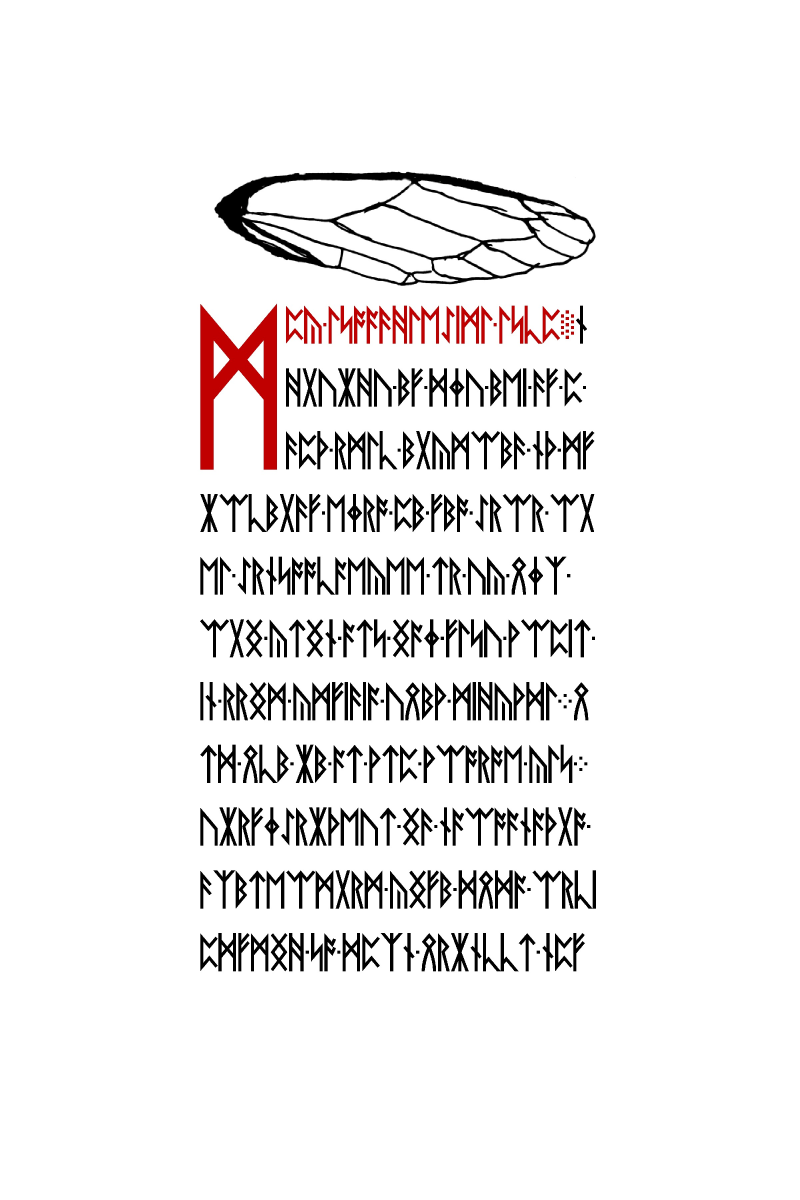
#> input picture resources/liber-primus/44.jpg, 2400 x 3600 px (shown at 1/3 size)
$ python lp2_p27_wing_venation_cells_sft.py
#> lines starting #> are read from the running program, lines starting #| are printed output that depends on the picture
"""Inspect the source-visible enclosed cells in LP2 page 27's wing.

Original input: resources/liber-primus/44.jpg (2400x3600).
This is an image-topology fingerprint, not a ciphertext decoder.
Run: python sims/lp2_p27_wing_venation_cells_sft.py
Dependencies: opencv-python, numpy, scipy.
"""
from __future__ import annotations

import json
from pathlib import Path

import cv2
import numpy as np
from scipy.spatial import cKDTree

ROOT = Path(__file__).resolve().parent.parent
SOURCE = ROOT / "resources" / "liber-primus" / "44.jpg"
X0, Y0, X1, Y1 = 520, 450, 1940, 930
THRESHOLDS = (80, 120, 160, 200, 235)
MIN_AREA = 500


def label_cells(gray: np.ndarray, threshold: int) -> tuple[np.ndarray, list[int]]:
    """Label white enclosed components in the padded original wing crop."""
    height, width = gray.shape
    n, labels, stats, centroids = cv2.connectedComponentsWithStats(
        np.uint8(gray > threshold), connectivity=8
    )
    cells = [i for i in range(1, n)
             if stats[i, cv2.CC_STAT_AREA] >= MIN_AREA
             and stats[i, cv2.CC_STAT_LEFT] > 0
             and stats[i, cv2.CC_STAT_TOP] > 0
             and stats[i, cv2.CC_STAT_LEFT] + stats[i, cv2.CC_STAT_WIDTH] < width
             and stats[i, cv2.CC_STAT_TOP] + stats[i, cv2.CC_STAT_HEIGHT] < height]
    cells.sort(key=lambda i: (centroids[i, 0], centroids[i, 1]))
    return labels, cells


def enclosed_cells(gray: np.ndarray, threshold: int) -> list[dict[str, int]]:
    """Coordinates and areas of left-to-right enclosed bright faces."""
    labels, cells = label_cells(gray, threshold)
    result = []
    for index in cells:
        y, x = np.where(labels == index)
        result.append({
            "centroid_x": int(round(np.mean(x) + X0)),
            "centroid_y": int(round(np.mean(y) + Y0)),
            "area_pixels": int(len(y)),
        })
    return result


def adjacency_edges(gray: np.ndarray, threshold: int) -> list[list[int]]:
    """Face graph using 30-pixel reciprocal contact along 25 contour pixels.

    Face numbers are the left-to-right ordering, starting from 1.
    This is a documented raster-proximity graph, not a taxonomy classification.
    """
    labels, cells = label_cells(gray, threshold)
    contours = []
    for i in cells:
        boundary, _ = cv2.findContours(
            np.uint8(labels == i), cv2.RETR_EXTERNAL, cv2.CHAIN_APPROX_NONE
        )
        contours.append(np.concatenate([b[:, 0, :] for b in boundary], axis=0))
    edges = []
    for i in range(len(cells)):
        for j in range(i + 1, len(cells)):
            left, right = contours[i], contours[j]
            d1 = cKDTree(left).query(right, k=1)[0]
            d2 = cKDTree(right).query(left, k=1)[0]
            contact = min(np.count_nonzero(d1 <= 30), np.count_nonzero(d2 <= 30))
            if contact >= 25:
                edges.append([i + 1, j + 1])
    return edges


def main() -> None:
    source = cv2.imread(str(SOURCE), cv2.IMREAD_GRAYSCALE)
#> source: shape (3600, 2400); min 0, max 255, mean 238
    assert source is not None and source.shape == (3600, 2400)
    wing = source[Y0:Y1, X0:X1]
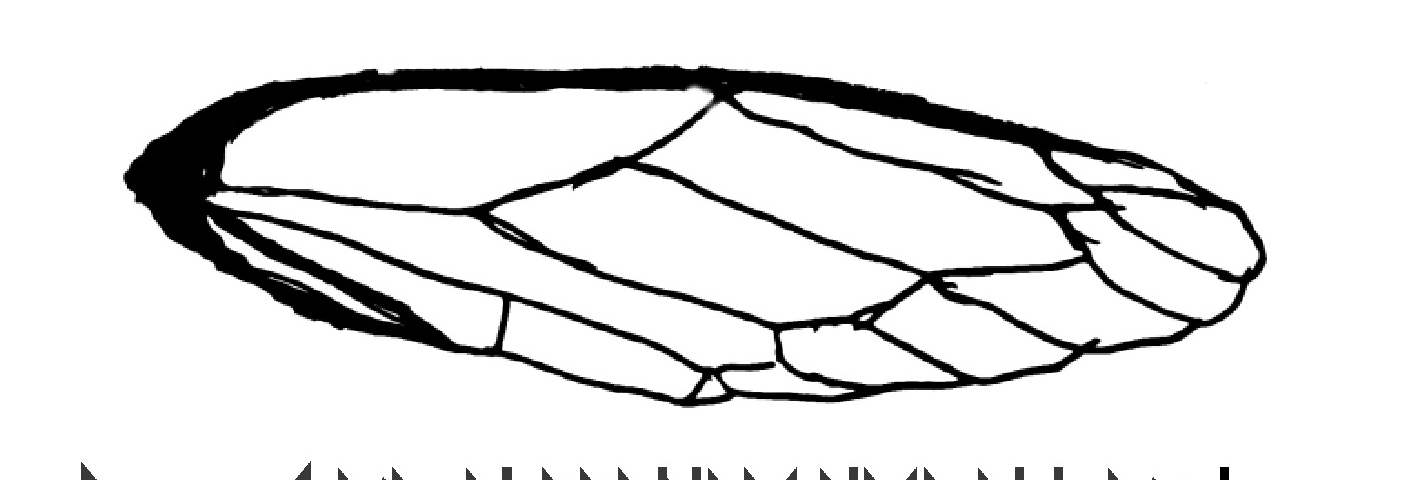
#> wing: shape (480, 1420); min 0, max 255, mean 226
    rows = {str(t): enclosed_cells(wing, t) for t in THRESHOLDS}
#> in label_cells, `n, labels, stats, centroids = cv2.connectedComponentsWithStats( np.uin..`:
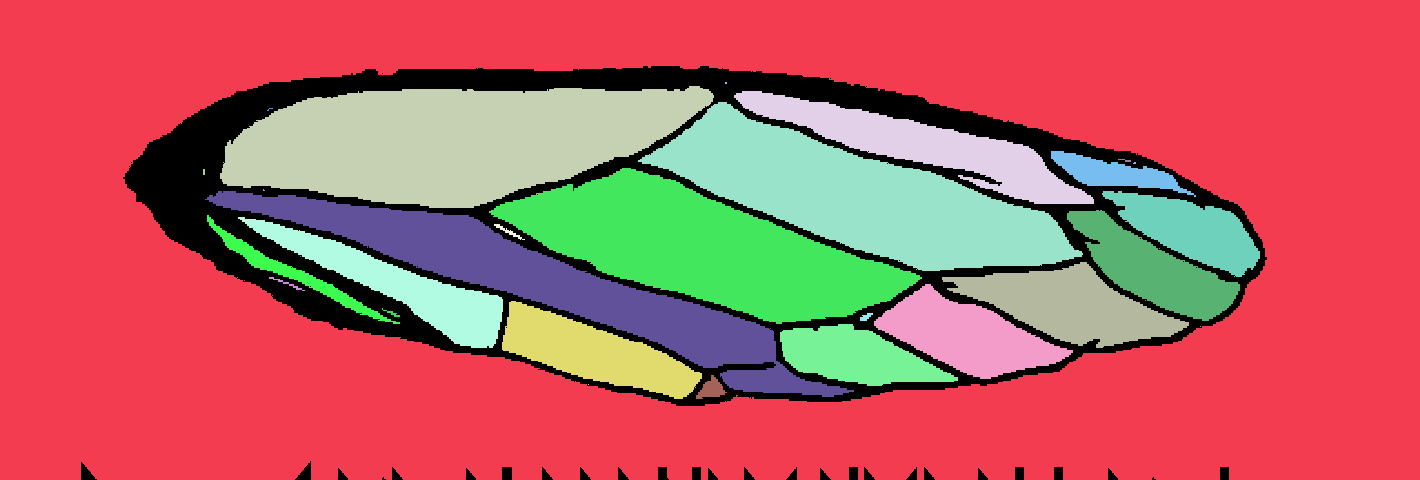
#> labels: shape (480, 1420) int32; 34 distinct labels, from 0 to 33; one colour per label, 0 black
#> in label_cells, `n, labels, stats, centroids = cv2.connectedComponentsWithStats( np.uin..`: n = 34; stats = 34 rows, first 6: [81, 66, 1186, 414, 74080], [0, 0, 1420, 480, 395997], [725, 82, 2, 2, 4], [220, 86, 494, 122, 41702], [734, 91, 360, 113, 12544], [638, 102, 445, 169, 32746]; centroids = 34 pairs, first value 203.5 to 1200, second value 82.5 to 388.8
#> in label_cells, `cells = [i for i in range(1, n) if stats[i, cv2.CC_STAT_AREA] >= MIN_A..`: cells = [3, 4, 5, 8, 12, 14, 15, 16, 17, 18, 22, 25, 26, 30]
#> in enclosed_cells, `labels, cells = label_cells(gray, threshold)`: cells = [17, 18, 3, 14, 26, 12, 30, 5, 4, 25, 22, 8, 16, 15]
#> the loop in enclosed_cells, `for index in cells:` made 14 passes
#> index on passes 1, 2, 4, 5, 6, 7, 8, 9, 10, 11, 12, 13: 17, 18, 14, 26, 12, 30, 5, 4, 25, 22, 8, 16
#> after the loop in enclosed_cells, `for index in cells:`: result = 14 items
#> call 2 of label_cells, with threshold = 120
#> in label_cells (call 2), `n, labels, stats, centroids = cv2.connectedComponentsWithStats( np.uin..`:
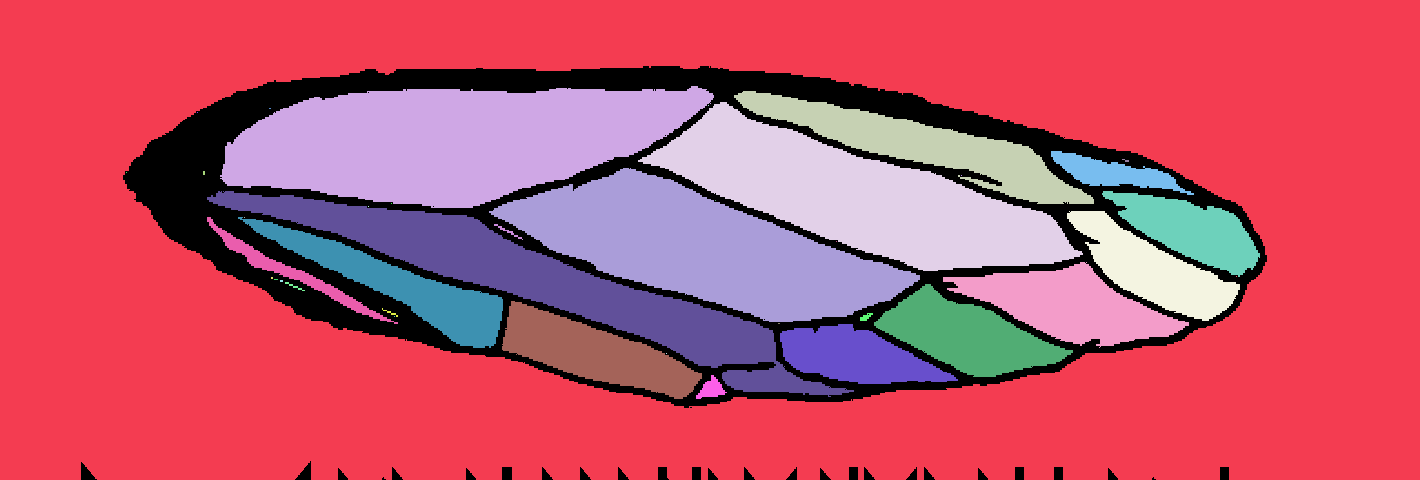
#> labels: shape (480, 1420) int32; 40 distinct labels, from 0 to 39; one colour per label, 0 black
#> in label_cells (call 2), `n, labels, stats, centroids = cv2.connectedComponentsWithStats( np.uin..`: n = 40; stats = 40 rows, first 6: [81, 66, 1186, 414, 77469], [0, 0, 1420, 480, 395348], [220, 86, 494, 122, 41355], [734, 91, 360, 113, 12293], [638, 102, 445, 169, 32495], [708, 105, 1, 1, 1]; centroids = 40 pairs, first value 126 to 1236, second value 105 to 388.7
#> in label_cells (call 2), `cells = [i for i in range(1, n) if stats[i, cv2.CC_STAT_AREA] >= MIN_A..`: cells = [2, 3, 4, 8, 10, 14, 15, 19, 20, 21, 25, 31, 32, 37]
#> the loop in enclosed_cells (call 2), `for index in cells:` made 14 passes
#> index on passes 1, 2, 4, 5, 6, 7, 8, 9, 10, 11, 12, 13: 20, 21, 14, 32, 10, 37, 4, 3, 31, 25, 8, 19
#> call 3 of label_cells, with threshold = 160
#> in label_cells (call 3), `n, labels, stats, centroids = cv2.connectedComponentsWithStats( np.uin..`:
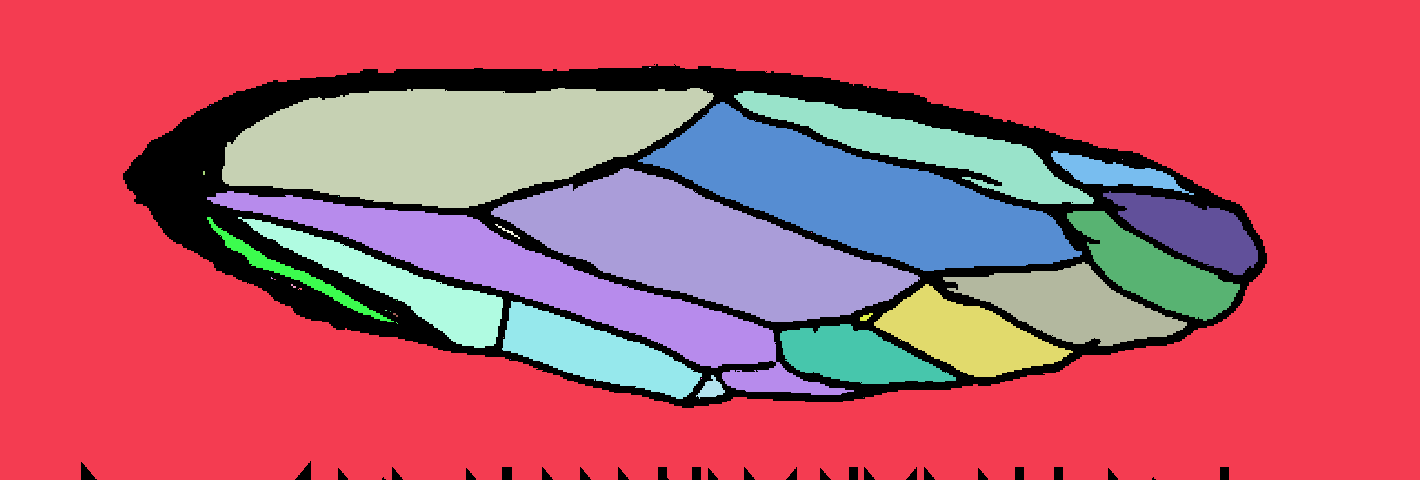
#> labels: shape (480, 1420) int32; 41 distinct labels, from 0 to 40; one colour per label, 0 black
#> in label_cells (call 3), `n, labels, stats, centroids = cv2.connectedComponentsWithStats( np.uin..`: n = 41; stats = 41 rows, first 6: [81, 64, 1186, 416, 80934], [0, 0, 1420, 480, 394673], [649, 67, 2, 1, 2], [222, 88, 492, 120, 41050], [708, 91, 1, 1, 1], [734, 91, 360, 113, 12074]; centroids = 41 pairs, first value 203.5 to 1190.6, second value 67 to 397
#> in label_cells (call 3), `cells = [i for i in range(1, n) if stats[i, cv2.CC_STAT_AREA] >= MIN_A..`: cells = [3, 5, 6, 8, 10, 13, 14, 16, 17, 18, 22, 26, 29, 35]
#> call 4 of label_cells, with threshold = 200
#> in label_cells (call 4), `n, labels, stats, centroids = cv2.connectedComponentsWithStats( np.uin..`:
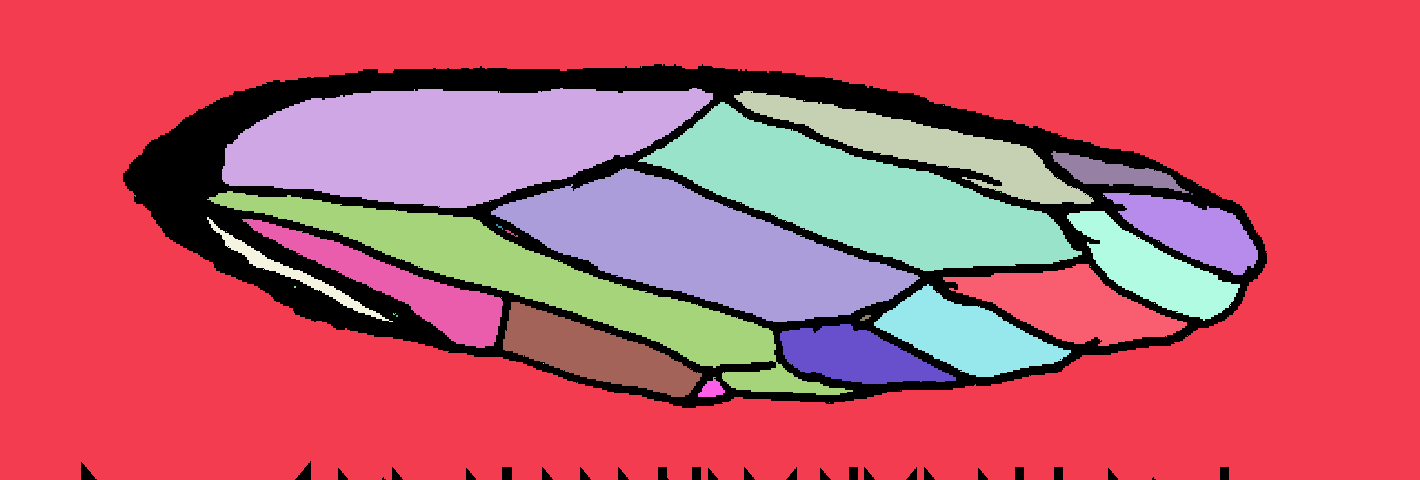
#> labels: shape (480, 1420) int32; 42 distinct labels, from 0 to 41; one colour per label, 0 black
#> in label_cells (call 4), `n, labels, stats, centroids = cv2.connectedComponentsWithStats( np.uin..`: n = 42; stats = 42 rows, first 6: [81, 64, 1186, 416, 84438], [0, 0, 1420, 480, 393886], [222, 88, 491, 120, 40780], [734, 91, 360, 113, 11831], [804, 100, 1, 1, 1], [638, 102, 444, 169, 31945]; centroids = 42 pairs, first value 206 to 1191.5, second value 100 to 402
#> in label_cells (call 4), `cells = [i for i in range(1, n) if stats[i, cv2.CC_STAT_AREA] >= MIN_A..`: cells = [2, 3, 5, 9, 10, 11, 13, 18, 19, 20, 27, 29, 32, 37]
#> in label_cells (call 5), `n, labels, stats, centroids = cv2.connectedComponentsWithStats( np.uin..`:
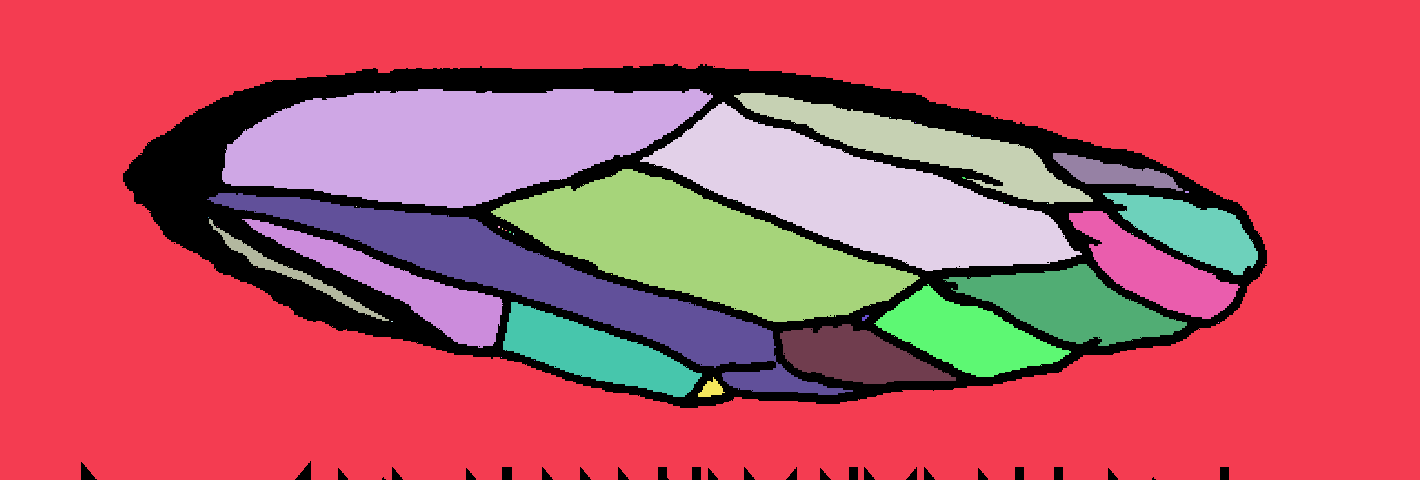
#> labels: shape (480, 1420) int32; 44 distinct labels, from 0 to 43; one colour per label, 0 black
#> in label_cells (call 5), `n, labels, stats, centroids = cv2.connectedComponentsWithStats( np.uin..`: n = 44; stats = 44 rows, first 6: [81, 64, 1186, 416, 88577], [0, 0, 1420, 480, 393075], [222, 89, 491, 119, 40404], [734, 93, 359, 111, 11451], [640, 102, 442, 169, 31603], [890, 117, 1, 1, 1]; centroids = 44 pairs, first value 208 to 1218, second value 117 to 388.9
#> in label_cells (call 5), `cells = [i for i in range(1, n) if stats[i, cv2.CC_STAT_AREA] >= MIN_A..`: cells = [2, 3, 4, 9, 11, 14, 15, 20, 22, 23, 31, 34, 35, 40]
#> rows = 5 items
    counts = {t: len(cells) for t, cells in rows.items()}
#> counts = {'80': 14, '120': 14, '160': 14, '200': 14, '235': 14}
    assert all(n == 14 for n in counts.values()), counts
    graphs = {str(t): adjacency_edges(wing, t) for t in THRESHOLDS}
#> in label_cells (call 6), `n, labels, stats, centroids = cv2.connectedComponentsWithStats( np.uin..`: n = 34; stats = 34 rows, first 6: [81, 66, 1186, 414, 74080], [0, 0, 1420, 480, 395997], [725, 82, 2, 2, 4], [220, 86, 494, 122, 41702], [734, 91, 360, 113, 12544], [638, 102, 445, 169, 32746]; centroids = 34 pairs, first value 203.5 to 1200, second value 82.5 to 388.8
#> in adjacency_edges, `labels, cells = label_cells(gray, threshold)`: cells = [17, 18, 3, 14, 26, 12, 30, 5, 4, 25, 22, 8, 16, 15]
#> the loop in adjacency_edges, `for i in cells:` made 14 passes
#> after the loop in adjacency_edges, `for i in cells:`: contours = 14 items
#> the loop in adjacency_edges, `for i in range(len(cells)):` made 14 passes
#> after the loop in adjacency_edges, `for i in range(len(cells)):`: edges = 26 pairs, first value 1 to 13, second value 2 to 14
#> in label_cells (call 7), `n, labels, stats, centroids = cv2.connectedComponentsWithStats( np.uin..`: n = 40; stats = 40 rows, first 6: [81, 66, 1186, 414, 77469], [0, 0, 1420, 480, 395348], [220, 86, 494, 122, 41355], [734, 91, 360, 113, 12293], [638, 102, 445, 169, 32495], [708, 105, 1, 1, 1]; centroids = 40 pairs, first value 126 to 1236, second value 105 to 388.7
#> the loop in adjacency_edges (call 2), `for i in cells:` made 14 passes
#> the loop in adjacency_edges (call 2), `for i in range(len(cells)):` made 14 passes
#> in label_cells (call 8), `n, labels, stats, centroids = cv2.connectedComponentsWithStats( np.uin..`: n = 41; stats = 41 rows, first 6: [81, 64, 1186, 416, 80934], [0, 0, 1420, 480, 394673], [649, 67, 2, 1, 2], [222, 88, 492, 120, 41050], [708, 91, 1, 1, 1], [734, 91, 360, 113, 12074]; centroids = 41 pairs, first value 203.5 to 1190.6, second value 67 to 397
#> in label_cells (call 9), `n, labels, stats, centroids = cv2.connectedComponentsWithStats( np.uin..`: n = 42; stats = 42 rows, first 6: [81, 64, 1186, 416, 84438], [0, 0, 1420, 480, 393886], [222, 88, 491, 120, 40780], [734, 91, 360, 113, 11831], [804, 100, 1, 1, 1], [638, 102, 444, 169, 31945]; centroids = 42 pairs, first value 206 to 1191.5, second value 100 to 402
#> in label_cells (call 10), `n, labels, stats, centroids = cv2.connectedComponentsWithStats( np.uin..`: n = 44; stats = 44 rows, first 6: [81, 64, 1186, 416, 88577], [0, 0, 1420, 480, 393075], [222, 89, 491, 119, 40404], [734, 93, 359, 111, 11451], [640, 102, 442, 169, 31603], [890, 117, 1, 1, 1]; centroids = 44 pairs, first value 208 to 1218, second value 117 to 388.9
#> graphs = 5 items
    assert len(graphs["160"]) == 26
    assert all(graph == graphs["160"] for graph in graphs.values())
    fixed = rows["160"]
#> fixed = 14 items
    assert fixed[0]["centroid_x"] == 812
    assert fixed[-1]["centroid_x"] == 1711
    print(json.dumps({
        "source": str(SOURCE.relative_to(ROOT)),
        "crop_xyxy": [X0, Y0, X1, Y1],
        "enclosure": "8-connected white >threshold, area>=500, exclude crop-edge",
        "counts_by_threshold": counts,
        "faces_at_threshold160": fixed,
        "contact": "within30px for >=25 contour points in both directions",
        "adjacency_edge_counts": {t: len(g) for t, g in graphs.items()},
        "adjacency_edges_1based": graphs["160"],
        "interpretation": "original image fingerprint only; no key or plaintext",
    }, indent=2))
#> (printed output is left out)


if __name__ == "__main__":
    main()
